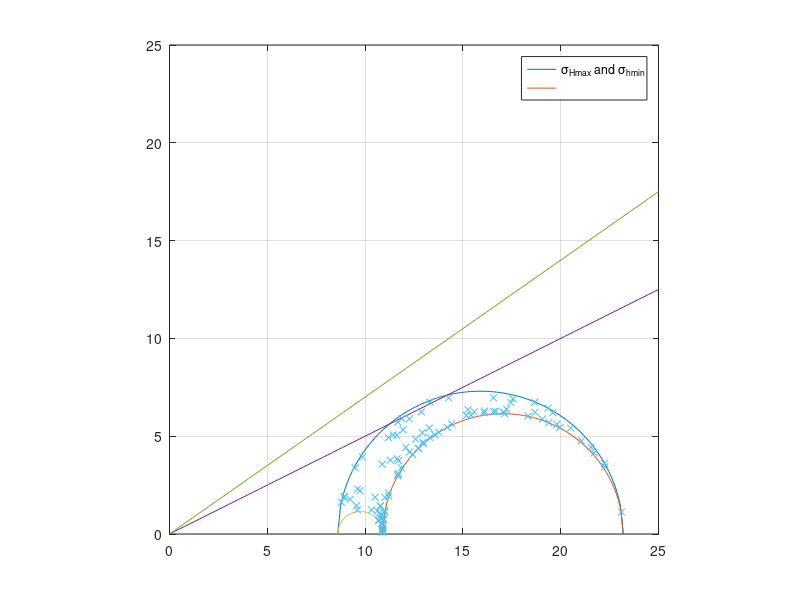
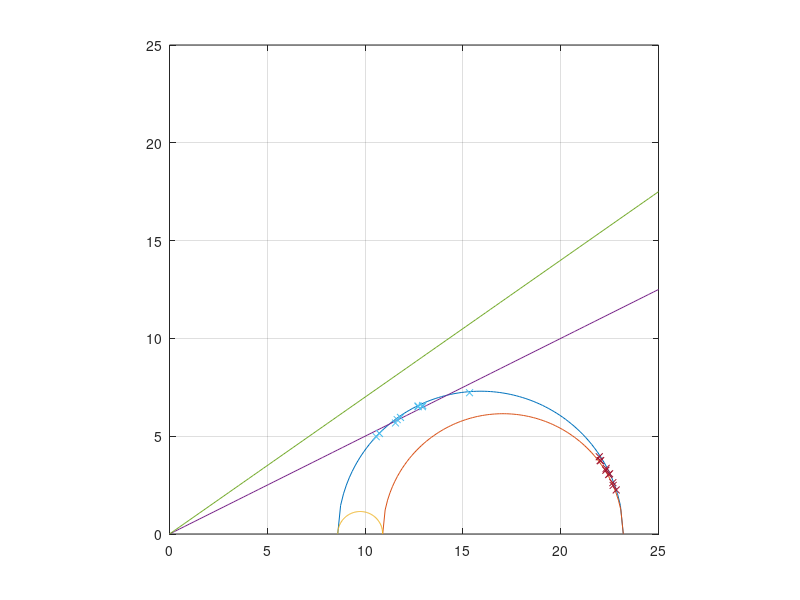

Write MATLAB code to recreate these figures, in order.
clear
clc

%% prob 1
% converting the stress tensor to geographical coordinate system

Pp = 55.7;
SHmax = 78.9;
Sv = 66.6;
Shmin = 64.3;

sigma_H = SHmax-Pp;
sigma_h = Shmin-Pp;
sigma_v = Sv-Pp;

a = 90;
b = 0;
c = 90;


R_pg = [cosd(a)*cosd(b) sind(a)*cosd(b) -sind(b);
  cosd(a)*sind(b)*sind(c)-sind(a)*cosd(c) sind(a)*sind(b)*sind(c)+cosd(a)*cosd(c) cosd(b)*sind(c);
  cosd(a)*sind(b)*cosd(c)+sind(a)*sind(c) sind(a)*sind(b)*sind(c)-cosd(a)*sind(c) cosd(b)*cosd(c)];

Sp = diag([SHmax,Sv,Shmin]);
Sg = R_pg'*Sp*R_pg;

%% prob 2 using a uniform distribution
rng(1)
n = 100;
strike = rand(1,n) * 360;
dip = rand(1,n) * 90;
nn = [-sind(strike).*sind(dip);cosd(strike).*sind(dip);-cosd(dip)];
t = (Sg-Pp*eye(3)) * nn;

for i = 1:n
	sigma_n(i) = t(:,i)'* nn(:,i);
	tau(i) = sqrt(t(:,i)'*t(:,i)-sigma_n(i)^2);
end

%% mohr circle
x1_sample = linspace(sigma_h,sigma_H,100);
x2_sample = linspace(sigma_v,sigma_H,100);
x3_sample = linspace(sigma_h,sigma_v,100);
x1_center = (sigma_h+sigma_H)/2;
x2_center = (sigma_v+sigma_H)/2;
x3_center = (sigma_v+sigma_h)/2;
r1 = (sigma_H-sigma_h)/2;
r2 = (sigma_H-sigma_v)/2;
r3 = (sigma_v-sigma_h)/2;
y1 = sqrt(r1^2-(x1_sample-x1_center).^2);
y2 = sqrt(r2^2-(x2_sample-x2_center).^2);
y3 = sqrt(r3^2-(x3_sample-x3_center).^2);


%% prob 3
mu1 = 0.5;
mu2 = 0.7;

xx_sample = linspace(0,25,100);
yy_sample1 = mu1*xx_sample;
yy_sample2 = mu2*xx_sample;



%% prob 4
rng(1)
n = 10;
strike1 = random('Normal',60,5,1,10);
dip1 = random('Normal',80,5,1,10);
nn = [-sind(strike1).*sind(dip1);cosd(strike1).*sind(dip1);-cosd(dip1)];
t = (Sg-Pp*eye(3)) * nn;

for i = 1:n
	sigma_n1(i) = t(:,i)'* nn(:,i);
	tau1(i) = sqrt(t(:,i)'*t(:,i)-sigma_n1(i)^2);
end

strike2 = random('Normal',10,5,1,10);
dip2 = random('Normal',80,5,1,10);
nn = [-sind(strike2).*sind(dip2);cosd(strike2).*sind(dip2);-cosd(dip2)];
t = (Sg-Pp*eye(3)) * nn;

for i = 1:n
	sigma_n2(i) = t(:,i)'* nn(:,i);
	tau2(i) = sqrt(t(:,i)'*t(:,i)-sigma_n2(i)^2);
end

%% plot
figure(1)
hold on; box on; grid on
axis equal
plot(x1_sample,y1)
plot(x2_sample,y2)
plot(x3_sample,y3)
plot(xx_sample,yy_sample1)
plot(xx_sample,yy_sample2)
plot(sigma_n,tau,'x','MarkerSize',5)
xlim([0 25])
ylim([0 25])
legend('\sigma_{Hmax} and \sigma_{hmin}','')


figure(2)
hold on; box on; grid on
axis equal
plot(x1_sample,y1)
plot(x2_sample,y2)
plot(x3_sample,y3)
plot(xx_sample,yy_sample1)
plot(xx_sample,yy_sample2)
plot(sigma_n1,tau1,'x','MarkerSize',5)
plot(sigma_n2,tau2,'x','MarkerSize',5)
xlim([0 25])
ylim([0 25])